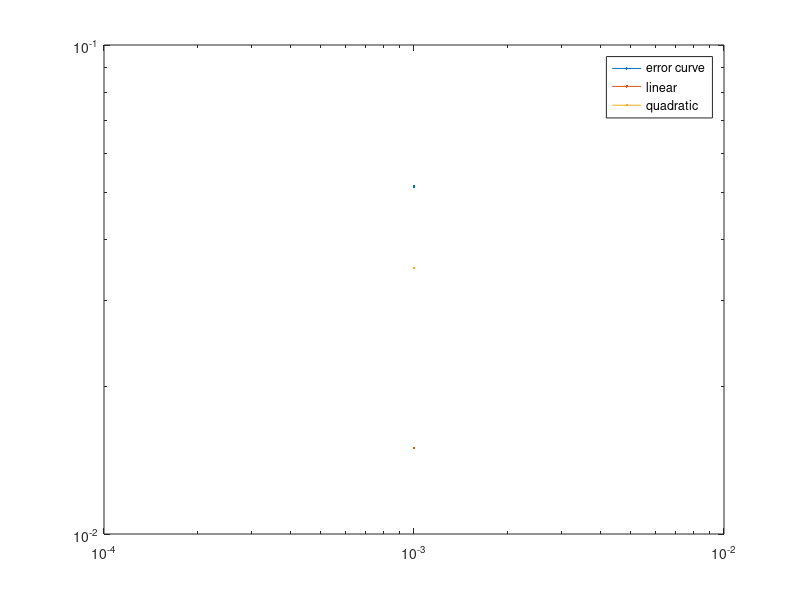

Write the MATLAB code that produced this figure. (Note: this script raises an error after producing the figure.)
clear
close all;
Dx = 0.01;
Dy = 0.01;
Dz = 0.001;
Q=2/(Dz*Dx*Dy);
Ts= 0;
for counter= 1:1
a=11*counter; %(elements/line)
b=11*counter; %(elements/col)
n= a*b; % number of state grid cells. 
N=(a-1)*(b-1);
dx=Dx/(a-1);
dy=Dy/(b-1); %( dy should preferrably divide 0.001 ).

%% after discretization, it is decided how much metal to put in a particular cell.
v=0*ones(N,1);
k=zeros(b-1,a-1);
%% create discretized conductivity (design) field 
for I = 1:b-1
    for J= 1:a-1
    k(I,J)= 1.65*v(J+(a-1)*(I-1)) + 0.2* ( 1 - v(J+(a-1)*(I-1)) ) ; % change this to SIMP
    
    end
end
k=[k(1,:);k;k(end,:)];
k =[k(:,1),k,k(:,end)];  %fictitious design nodes 

%% temperature field.corners: 1,a, n-a+1, n.  Dirichlet B.C:left at 1+(a*0.003/dy) - 1+(a*0.007/dy). 
%% Right at a + (a*0.003/dy) - a+(a*0.007/dy).
T = zeros(n,1);
f= Ts*ones(n,1);
A=eye(n,n);

for l=1:n
   i= 1+ mod(l-1,a);
   j= ceil((l)/b);
   hx=dx;
   hy=dy;
if (i==1) ;
    hx=dx/2;
    kw=0
    xcoord=hx/2;
else 
    kw= 0.5* (k(i,j)+k(i,j+1));
    xcoord=(i-1)*hx;
end
if (i==a)
    ke=0;
    hx=dx/2;
    xcoord=Dx-hx/2;
else
    ke = 0.5*(k(i+1,j)+k(i+1,j+1));
end
if (j==1)
    ks=0;
    hy=dy/2;
    ycoord=hy/2;
else
    ks = 0.5*(k(i,j) + k(i+1,j));
    ycoord=(j-1)*hy;
end
if (j==b)
    kn=0;
    hy=dy/2;
    ycoord=Dy-hy/2;
else
    kn = 0.5*(k(i,j+1) + k(i+1,j+1));
end
if ~(  ((i==1)|(i==a))   & ( ((j-1)*dy >= 0.000) & ((j-1)*dy <= 0.01))) 

if (l ~= 1)
A(l,l-1)=- (kw*hy)/dx;
end
if (l~= n)
A(l,l+1)= -(ke*hy)/dx;
end

if (j ~= b)
A(l,l+a)= - (kn*hx)/dy;
end

if (j~=1)
A(l,l-a)= - (ks*hx)/dy;
end    
A(l,l) = (ks+kn)*hx/dy +(ke+kw)*hy/dx;
f(l) = Q*hx*hy;
end

if (i==a) %test dirichlet cond.
f(l)= 300+30*cos(2*pi*ycoord/Dx);    
end
Tanal(l)=300/Dx*xcoord;
Tanal(l)=Tanal(l)+30/sinh(2*pi)*cos(2*pi*ycoord/Dx)*sinh(2*pi*xcoord/Dx);
Tanal(l)= Tanal(l)- Q/0.2*xcoord*(xcoord-Dx)/2;
    
end

T = A\f;
error(counter)=norm((T-Tanal'))/norm(Tanal);  % switch norms here
dh(counter)=dx;
end


loglog(dh,error)
hold on
loglog(dh,dh*15)
loglog(dh,(dh.^2)*35000)

legend('error curve','linear','quadratic')
hold off
solFin= reshape(T,[b,a])';
solAnalytic=reshape(Tanal,[b,a])'
ermap=reshape(T-Tanal',[b,a])';
heatmap(ermap);
heatmap(solFin);
title 'FVM solution'
figure
heatmap(solAnalytic)
title 'Analytic Solution'
%contourf((solFin))